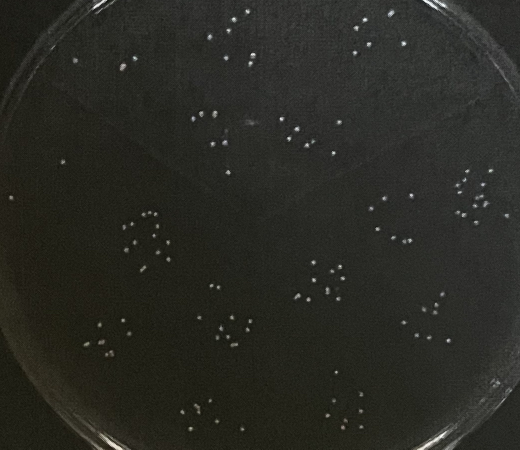
#> input picture src/img/bacteria_dark.jpg, 1040 x 899 px (shown at 1/2 size); its folder holds 6 pictures in this run
$ python gamma.py
#> lines starting #> are read from the running program, lines starting #| are printed output that depends on the picture; after the words box and inside, x2 and y2 are one past the last pixel; in counts of white or black regions, pixels touching at a corner belong together
import cv2
import numpy as np
import matplotlib.pyplot as plt
import os

def main(image_name):
  # load the image
#> called with image_name = 'img/bacteria_dark.jpg'
  image = cv2.imread(image_name, 0)
#> image: shape (899, 1040); min 0, max 255, mean 41
  rgb_image = cv2.cvtColor(image, cv2.COLOR_GRAY2RGB)

  # histogram equalization
  image = cv2.equalizeHist(image)

  # binary thresholding
  ret, image = cv2.threshold(image, 250, 255, cv2.THRESH_BINARY)
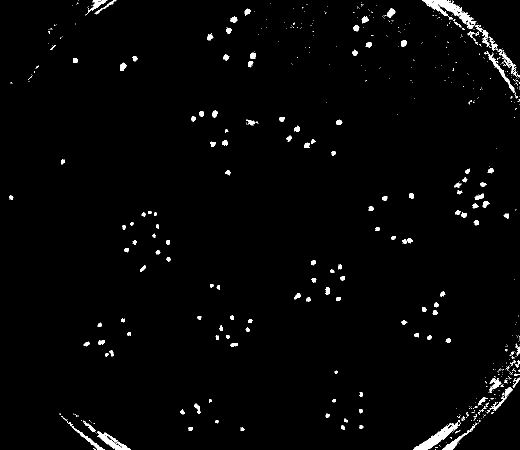
#> image: shape (899, 1040) (shown at 1/2 size); 1.8% white; 555 white regions (408 under 20 px), largest, box (x1, y1, x2, y2) and area: (844, 0, 953, 58) 1663, (826, 845, 922, 899) 1335, (194, 862, 262, 899) 786

  # define erosion kernel
  kernel = np.ones((3,3), np.uint8)

  # apply erosion
  thresh = cv2.erode(image, kernel, iterations=0)

  thresh = cv2.dilate(image, kernel, iterations=1)
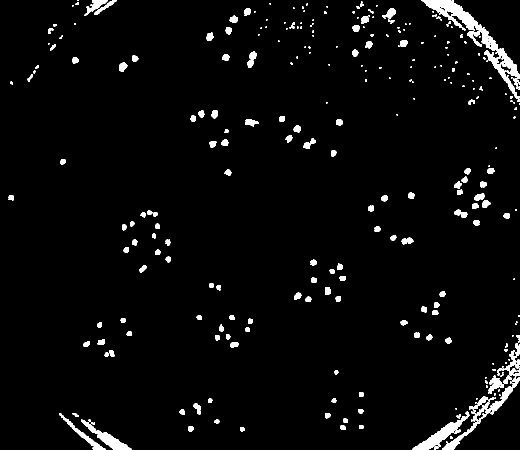
#> thresh: shape (899, 1040) (shown at 1/2 size); 3.4% white; 291 white regions (124 under 20 px), largest, box (x1, y1, x2, y2) and area: (843, 0, 1040, 204) 6037, (825, 823, 939, 899) 1952, (938, 754, 1040, 843) 1699

  # find the circles
  circles = cv2.HoughCircles(thresh, cv2.HOUGH_GRADIENT, dp=1.2, minDist=20, param1=50, param2=0.9, minRadius=1, maxRadius=3)
#> circles = 235 rows, first 8: [605.4, 15, 1.96], [999, 114.6, 1.96], [108.6, 49.8, 2.32], [1031.4, 419.4, 1.84], [101.4, 97.8, 2.32], [178.2, 840.6, 2.32], [785.4, 41.4, 2.32], [911.4, 124.2, 2.32]

  count = 0

  if circles is not None:
    circles = np.round(circles[0, :]).astype("int")
#> circles = 235 rows, first 8: [605, 15, 2], [999, 115, 2], [109, 50, 2], [1031, 419, 2], [101, 98, 2], [178, 841, 2], [785, 41, 2], [911, 124, 2]

    for (x,y,r) in circles:
      if r <= 8 / 3.14:
        cv2.circle(rgb_image, (x,y), r, (0,255,0), 1)
        count += 1
#> this loop made 235 passes
#> (x, y) on passes 1 to 12: (605, 15), (999, 115), (109, 50), (1031, 419), (101, 98), (178, 841), (785, 41), (911, 124), (878, 34), (745, 70), (928, 58), (982, 821)
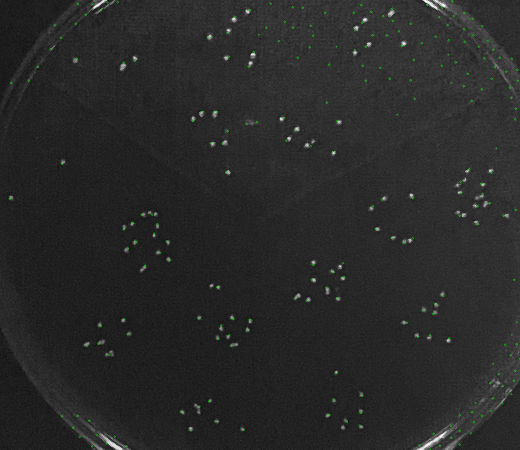
#> rgb_image: shape (899, 1040, 3) (shown at 1/2 size); mean B, G, R 40.9, 41.4, 40.9
#> after the loop, count = 235

  print(count)
#| 235

  """
  cv2.imshow("image", rgb_image)
  cv2.waitKey(0)
  cv2.destroyAllWindows()
  """
  plt.figure(figsize=(10,5))

  plt.subplot(1,2,1)
  plt.imshow(thresh, cmap="gray")
  plt.title("Thresholded image")

  plt.subplot(1,2,2)
  plt.imshow(rgb_image)
  plt.title("Original image")

  plt.show()

image_dir = "img"
images = os.listdir(image_dir)
"""
for image in images:
  main(f"{image_dir}/{image}")
"""
main("img/bacteria_dark.jpg")
main("img/bacteria_dark_2.jpg")
#> call 2 of main, with image_name = 'img/bacteria_dark_2.jpg'
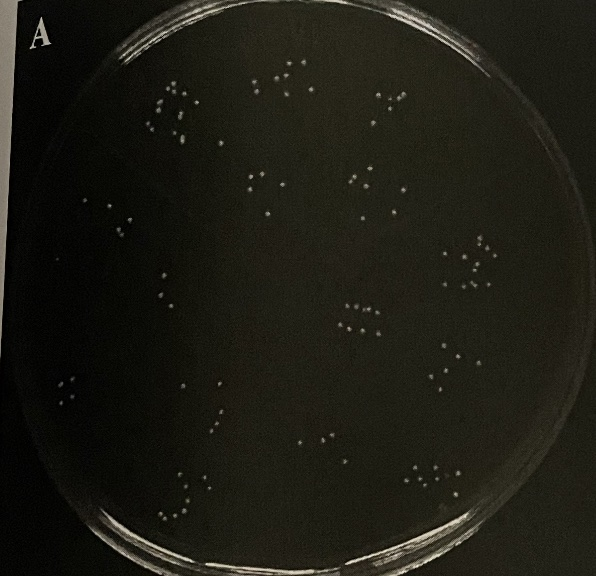
#> input picture src/img/bacteria_dark_2.jpg, 596 x 576 px
#> in main (call 2), `image = cv2.equalizeHist(image)`:
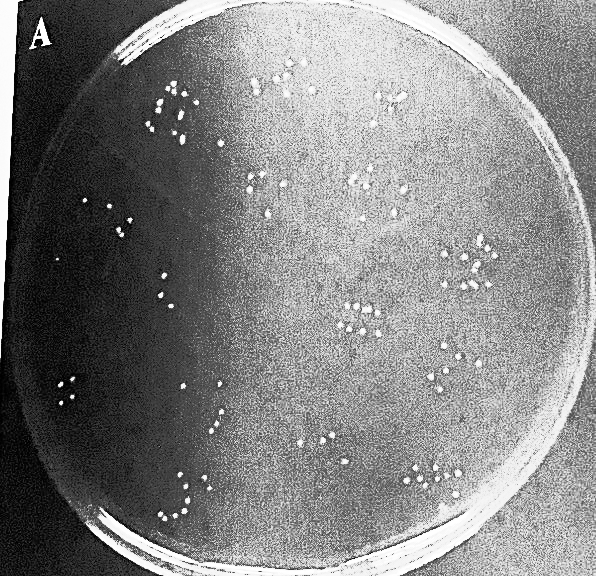
#> image: shape (576, 596); min 0, max 255, mean 130.7
#> in main (call 2), `ret, image = cv2.threshold(image, 250, 255, cv2.THRESH_BINARY)`: image: shape (576, 596); 1.8% white; 147 white regions (126 under 20 px), largest, box (x1, y1, x2, y2) and area: (0, 0, 21, 349) 2686, (345, 512, 469, 565) 454, (205, 563, 314, 575) 328
#> in main (call 2), `thresh = cv2.dilate(image, kernel, iterations=1)`:
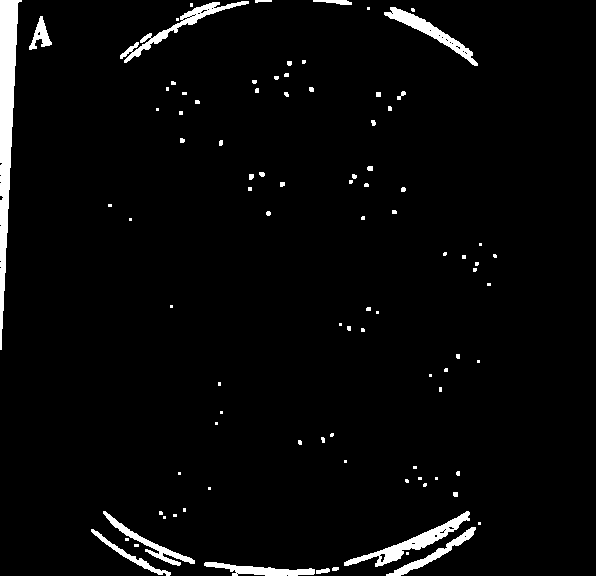
#> thresh: shape (576, 596); 3.4% white; 93 white regions (63 under 20 px), largest, box (x1, y1, x2, y2) and area: (0, 0, 22, 350) 3547, (344, 511, 470, 567) 1345, (120, 1, 249, 63) 1091
#> in main (call 2), `circles = cv2.HoughCircles(thresh, cv2.HOUGH_GRADIENT, dp=1.2, minDist..`: circles = 99 rows, first 8: [253.8, 81, 2.32], [268.2, 213, 2.32], [353.4, 175.8, 2.32], [181.8, 139.8, 2.32], [402.6, 189, 2.2], [299.4, 442.2, 2.08], [402.6, 93, 2.2], [105, 513, 2.32]
#> in main (call 2), `circles = np.round(circles[0, :]).astype("int")`: circles = 99 rows, first 8: [254, 81, 2], [268, 213, 2], [353, 176, 2], [182, 140, 2], [403, 189, 2], [299, 442, 2], [403, 93, 2], [105, 513, 2]
#> the loop in main (call 2), `for (x,y,r) in circles:` made 99 passes
#> (x, y) on passes 1 to 12: (254, 81), (268, 213), (353, 176), (182, 140), (403, 189), (299, 442), (403, 93), (105, 513), (220, 143), (322, 439), (458, 356), (289, 63)
#> after the loop in main (call 2), `for (x,y,r) in circles:`:
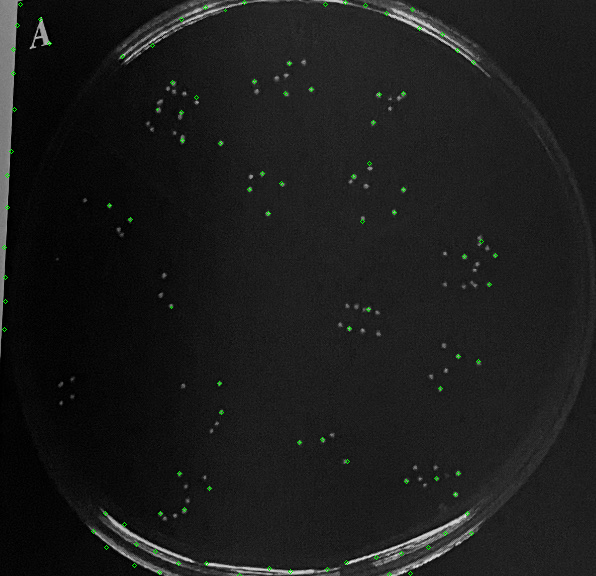
#> rgb_image: shape (576, 596, 3); mean B, G, R 27.4, 28, 27.4
#> after the loop in main (call 2), `for (x,y,r) in circles:`: count = 99
#| 99
